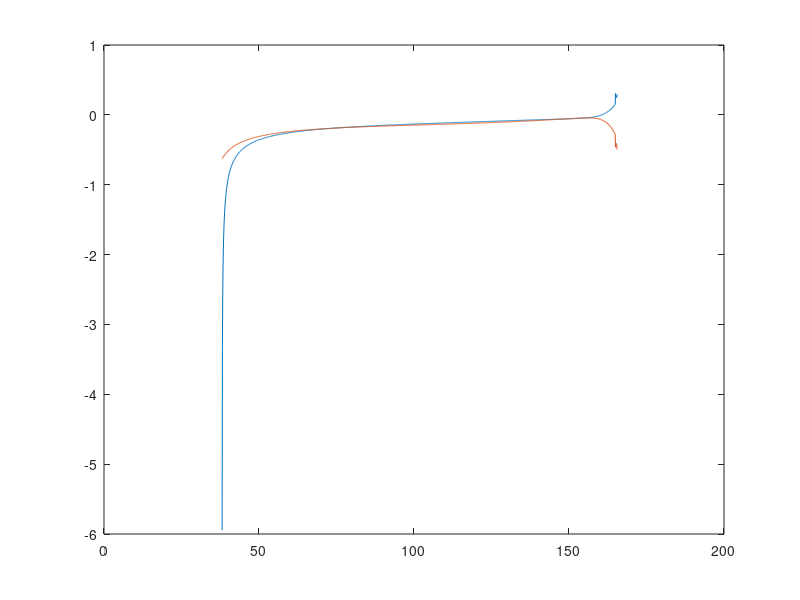
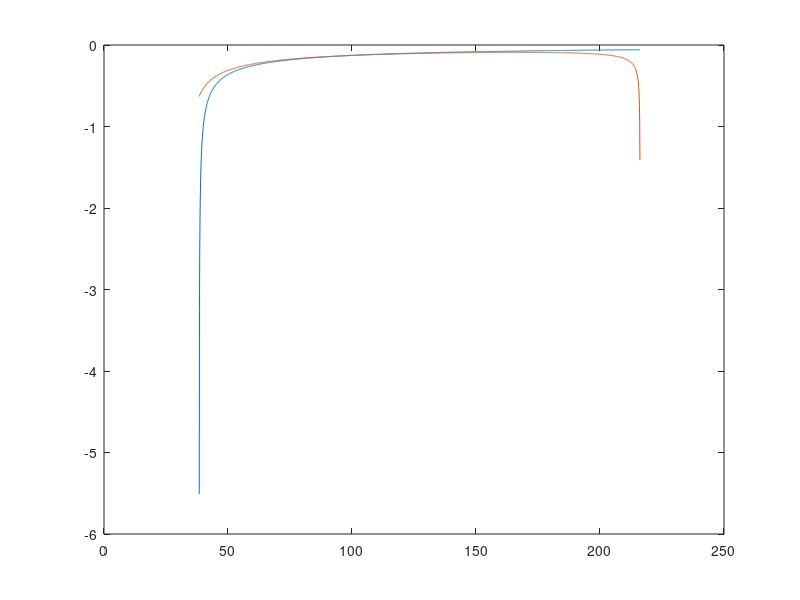
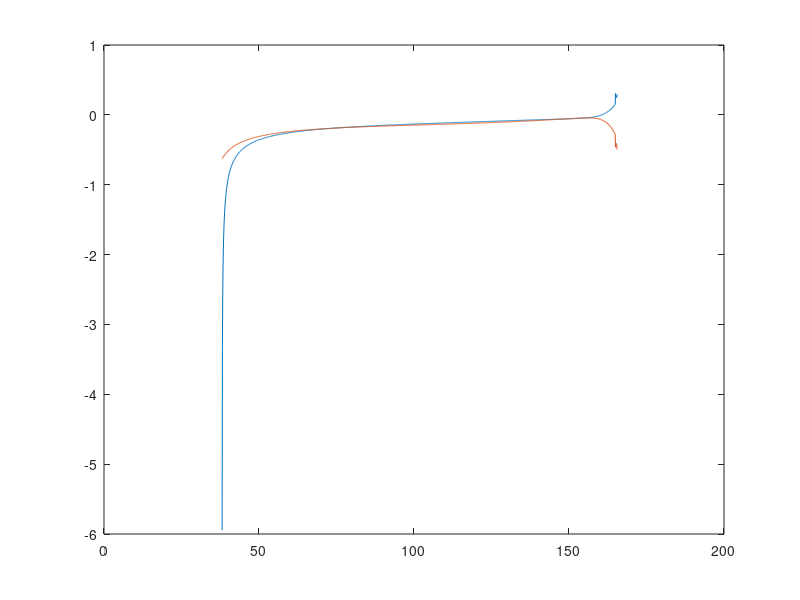

Here is the MATLAB script that generated these plots, in order:

data = load('4pass_tune_measurements.mat');
data = data.trial_run;
load('last_day.mat');

h_data = importdata('h.txt');
i_data = importdata('i.txt');

straight_energy = h_data(:,1)/1e6; % MeV
straight_nu_x = acos(0.5*h_data(:,2))/(2.0*pi);
straight_nu_y = acos(0.5*h_data(:,3))/(2.0*pi); 

arc_energy = i_data(:,1)/1e6; % MeV
arc_nu_x = acos(0.5*i_data(:,2))/(2.0*pi);
arc_nu_y = acos(0.5*i_data(:,3))/(2.0*pi); 

straight_chromx = (diff(straight_nu_x)./diff(straight_energy)).*straight_energy(2:end);
straight_chromy = (diff(straight_nu_y)./diff(straight_energy)).*straight_energy(2:end);

arc_chromx = (diff(arc_nu_x)./diff(arc_energy)).*arc_energy(2:end);
arc_chromy = (diff(arc_nu_y)./diff(arc_energy)).*arc_energy(2:end);

% FA Plot
figure(1)
plot(arc_energy(2:end),arc_chromx)
hold on;
plot(arc_energy(2:end),arc_chromy)

% ZX Plot
figure(2)
plot(straight_energy(2:end),straight_chromx)
hold on;
plot(straight_energy(2:end),straight_chromy)

% FB Plot
figure(3)
plot(arc_energy(2:end),arc_chromx)
hold on;
plot(arc_energy(2:end),arc_chromy)